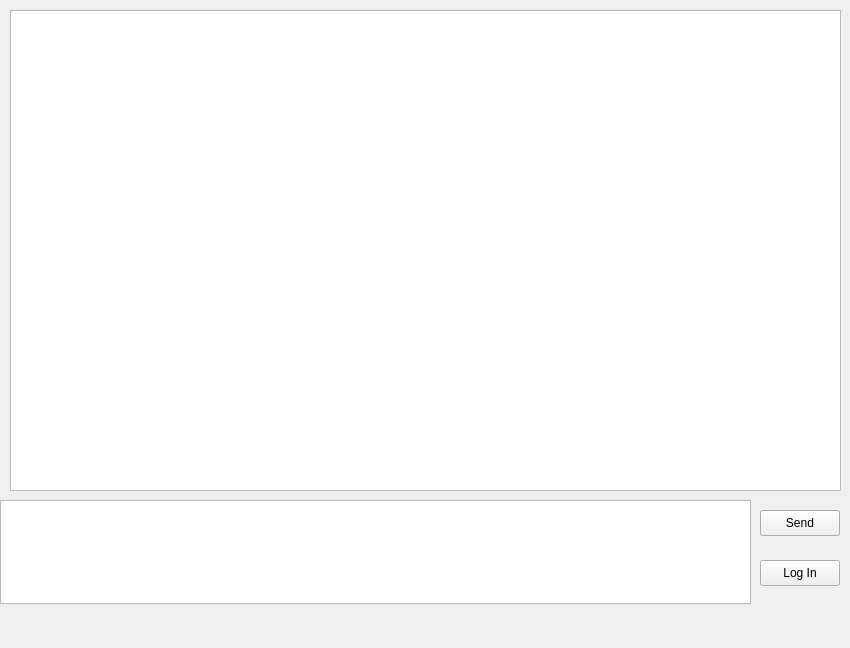
<?xml version="1.0" encoding="UTF-8"?>
<ui version="4.0">
 <class>MainWindow</class>
 <widget class="QMainWindow" name="MainWindow">
  <property name="geometry">
   <rect>
    <x>0</x>
    <y>0</y>
    <width>850</width>
    <height>648</height>
   </rect>
  </property>
  <property name="windowTitle">
   <string>MainWindow</string>
  </property>
  <widget class="QWidget" name="centralwidget">
   <widget class="QWidget" name="verticalLayoutWidget">
    <property name="geometry">
     <rect>
      <x>0</x>
      <y>500</y>
      <width>751</width>
      <height>104</height>
     </rect>
    </property>
    <layout class="QVBoxLayout" name="verticalLayout" stretch="0">
     <item>
      <widget class="QTextEdit" name="textEdit"/>
     </item>
    </layout>
   </widget>
   <widget class="QPushButton" name="pushButton">
    <property name="geometry">
     <rect>
      <x>760</x>
      <y>510</y>
      <width>80</width>
      <height>26</height>
     </rect>
    </property>
    <property name="text">
     <string>Send</string>
    </property>
   </widget>
   <widget class="QPushButton" name="pushButton_2">
    <property name="geometry">
     <rect>
      <x>760</x>
      <y>560</y>
      <width>80</width>
      <height>26</height>
     </rect>
    </property>
    <property name="text">
     <string>Log In</string>
    </property>
   </widget>
   <widget class="QListWidget" name="listWidget">
    <property name="geometry">
     <rect>
      <x>10</x>
      <y>10</y>
      <width>831</width>
      <height>481</height>
     </rect>
    </property>
   </widget>
  </widget>
  <widget class="QMenuBar" name="menubar">
   <property name="geometry">
    <rect>
     <x>0</x>
     <y>0</y>
     <width>850</width>
     <height>23</height>
    </rect>
   </property>
  </widget>
 </widget>
 <resources/>
 <connections/>
</ui>
